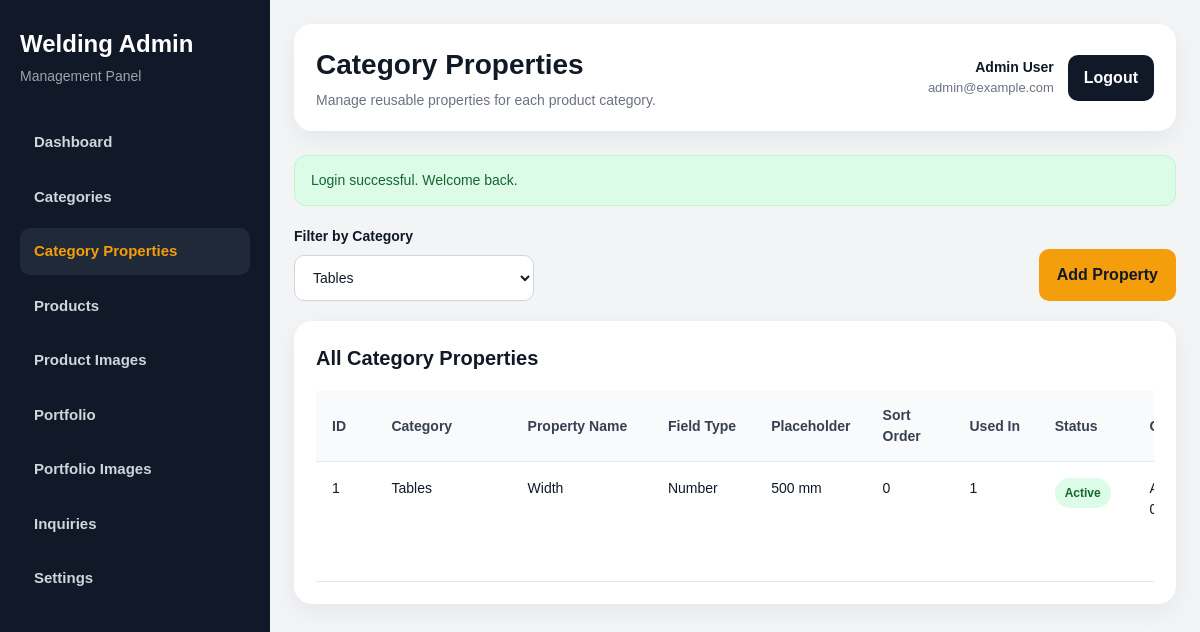
The page /admin/category-properties/index.php?category_id=2 (signed in) on the database its author committed.
### tables this page shows
CREATE TABLE `category_properties` (
  `id` int NOT NULL,
  `category_id` int NOT NULL,
  `property_name` varchar(150) NOT NULL,
  `field_type` varchar(50) DEFAULT 'text',
  `placeholder` varchar(255) DEFAULT NULL,
  `sort_order` int DEFAULT '0',
  `status` tinyint(1) DEFAULT '1',
  `created_at` timestamp NULL DEFAULT CURRENT_TIMESTAMP
);

CREATE TABLE `categories` (
  `id` int NOT NULL,
  `name` varchar(150) NOT NULL,
  `slug` varchar(180) NOT NULL,
  `description` text,
  `status` tinyint(1) DEFAULT '1',
  `created_at` timestamp NULL DEFAULT CURRENT_TIMESTAMP
);

### includes/functions.php (called while the page is built, shortened)
<?php
function e($value): string
{
    return htmlspecialchars((string)($value ?? ''), ENT_QUOTES, 'UTF-8');
}
function get_flash(string $key): ?string
{
    if (!isset($_SESSION['flash'][$key])) {
        return null;
    }
    $message = $_SESSION['flash'][$key];
    return $message;
}

### admin/includes/auth.php (called while the page is built, shortened)
<?php
require_once __DIR__ . '/../../includes/db.php';
require_once __DIR__ . '/../../includes/functions.php';
$stmt = $pdo->prepare("SELECT id, full_name, email, created_at FROM admins WHERE id = ? LIMIT 1");
$stmt->execute([$_SESSION['admin_id']]);
$admin = $stmt->fetch();

### admin/category-properties/index.php (the view, shortened to what this page needs)
<?php
require_once __DIR__ . '/../includes/auth.php';
$pageHeading = 'Category Properties';
$pageSubheading = 'Manage reusable properties for each product category.';
$successMessage = get_flash('success');
$selectedCategoryId = isset($_GET['category_id']) ? (int) $_GET['category_id'] : 0;
$categoriesStmt = $pdo->query("SELECT id, name FROM categories ORDER BY name ASC");
$categories = $categoriesStmt->fetchAll();
$sql = "
    SELECT cp.*, c.name AS category_name,
           (
               SELECT COUNT(*)
               FROM product_property_values ppv
               WHERE ppv.category_property_id = cp.id
           ) AS usage_count
    FROM category_properties cp
    INNER JOIN categories c ON c.id = cp.category_id
";
$params = [];
if ($selectedCategoryId > 0) {
    $sql .= " WHERE cp.category_id = ? ";
    $params[] = $selectedCategoryId;
}
$sql .= " ORDER BY c.name ASC, cp.sort_order ASC, cp.id DESC ";
$stmt = $pdo->prepare($sql);
$stmt->execute($params);
$properties = $stmt->fetchAll();
require_once __DIR__ . '/../includes/header.php';
?>
<div class="admin-layout">
    <?php require_once __DIR__ . '/../includes/sidebar.php'; ?>
    <main class="admin-main">
        <?php require_once __DIR__ . '/../includes/topbar.php'; ?>
        <?php if ($successMessage): ?>
            <div class="alert alert-success"><?php echo e($successMessage); ?></div>
        <?php endif; ?>
        <div class="page-toolbar">
            <form method="GET" action="" class="filter-form">
                <div class="filter-group">
                    <label for="category_id">Filter by Category</label>
                    <select name="category_id" id="category_id" onchange="this.form.submit()">
                        <?php foreach ($categories as $category): ?>
                            <option value="<?php echo (int)$category['id']; ?>" <?php echo $selectedCategoryId === (int)$category['id'] ? 'selected' : ''; ?>>
                                <?php echo e($category['name']); ?>
                            </option>
                        <?php endforeach; ?>
                    </select>
                </div>
            </form>
            <a href="<?php echo ADMIN_URL; ?>category-properties/create.php" class="btn btn-primary">Add Property</a>
        </div>
        <section class="content-card">
            <div class="content-card-header">
                <h3>All Category Properties</h3>
            </div>
            <?php if (!empty($properties)): ?>
                <div class="table-wrap">
                    <table class="admin-table">
                        <thead>
                            <tr>
                                <th width="70">ID</th>
                                <th width="170">Category</th>
                                <th width="180">Property Name</th>
                                <th width="120">Field Type</th>
                                <th>Placeholder</th>
                                <th width="100">Sort Order</th>
                                <th width="100">Used In</th>
                                <th width="100">Status</th>
                                <th width="180">Created</th>
                            </tr>
                        </thead>
                        <tbody>
                            <?php foreach ($properties as $property): ?>
                                <tr>
                                    <td><?php echo e($property['id']); ?></td>
                                    <td><?php echo e($property['category_name']); ?></td>
                                    <td><?php echo e($property['property_name']); ?></td>
                                    <td><?php echo e(ucfirst($property['field_type'])); ?></td>
                                    <td><?php echo e($property['placeholder'] ?: '-'); ?></td>
                                    <td><?php echo e($property['sort_order']); ?></td>
                                    <td><?php echo e($property['usage_count']); ?></td>
                                    <td>
                                        <?php if ((int)$property['status'] === 1): ?>
                                            <span class="status-badge active">Active</span>
                                        <?php else: ?>
                                            <span class="status-badge inactive">Inactive</span>
                                        <?php endif; ?>
                                    </td>
                                    <td><?php echo e(format_datetime($property['created_at'])); ?></td>
                                </tr>
                            <?php endforeach; ?>
                        </tbody>
                    </table>
                </div>
            <?php else: ?>
                <div class="empty-state">
                    <p>No category properties found yet.</p>
                </div>
            <?php endif; ?>
        </section>
    </main>
</div>
<?php require_once __DIR__ . '/../includes/footer.php'; ?>

### admin/includes/topbar.php (shortened to what this page needs)
<header class="admin-topbar">
    <div class="topbar-left">
        <div class="topbar-left-text">
            <h1><?php echo e($pageHeading ?? 'Dashboard'); ?></h1>
            <p><?php echo e($pageSubheading ?? 'Welcome to the admin panel.'); ?></p>
        </div>
    </div>
    <div class="topbar-right">
        <div class="admin-user-box">
            <span class="admin-user-name"><?php echo e($admin['full_name']); ?></span>
            <span class="admin-user-email"><?php echo e($admin['email']); ?></span>
        </div>
        <a class="logout-btn" href="<?php echo ADMIN_URL; ?>logout.php">Logout</a>
    </div>
</header>

### assets/css/admin/shared.css (style rules this page uses)
* { box-sizing: border-box; margin: 0; padding: 0; }
html, body { min-height: 100%; }
body { font-family: Arial, sans-serif; background: #f3f4f6; color: #111827; line-height: 1.5; overflow-x: hidden; }
a { text-decoration: none; }
.alert { padding: 14px 16px; border-radius: 12px; margin-bottom: 20px; font-size: 14px; }
.alert-success { background: #dcfce7; color: #166534; border: 1px solid #bbf7d0; }
.btn { display: inline-flex; align-items: center; justify-content: center; border: none; border-radius: 10px; cursor: pointer; text-decoration: none; font-weight: 700; transition: 0.2s ease; }
.btn-primary { background: #f59e0b; color: #111827; padding: 14px 18px; }
.admin-layout { display: flex; min-height: 100vh; }
.admin-main { flex: 1; min-width: 0; padding: 24px; overflow: visible; }
.admin-topbar { display: flex; justify-content: space-between; align-items: center; gap: 20px; margin-bottom: 24px; background: #ffffff; border-radius: 18px; padding: 20px 22px; box-shadow: 0 8px 24px rgba(17, 24, 39, 0.06); position: sticky; top: 24px; z-index: 100; }
.topbar-left { display: flex; align-items: center; gap: 14px; }
.topbar-left-text h1 { font-size: 28px; margin-bottom: 4px; }
.topbar-left-text p { color: #6b7280; font-size: 14px; }
.topbar-right { display: flex; align-items: center; gap: 14px; }
.admin-user-box { display: flex; flex-direction: column; text-align: right; }
.admin-user-name { font-weight: 700; font-size: 14px; }
.admin-user-email { color: #6b7280; font-size: 13px; }
.logout-btn { display: inline-flex; align-items: center; justify-content: center; background: #111827; color: #ffffff; padding: 11px 16px; border-radius: 10px; font-weight: 700; transition: 0.2s ease; }

### assets/css/admin/category-properties.css (style rules this page uses)
.page-toolbar { display: flex; justify-content: space-between; align-items: end; gap: 16px; margin-bottom: 20px; flex-wrap: wrap; }
.filter-form { display: flex; flex-wrap: wrap; gap: 14px; }
.filter-group { min-width: 240px; }
.filter-group label { display: block; margin-bottom: 8px; font-size: 14px; font-weight: 700; }
.filter-group select { width: 100%; padding: 13px 14px; border: 1px solid #d1d5db; border-radius: 10px; outline: none; font-size: 14px; background: #ffffff; color: #111827; }
.content-card { background: #ffffff; border-radius: 18px; padding: 22px; box-shadow: 0 8px 24px rgba(17, 24, 39, 0.06); }
.content-card-header { margin-bottom: 18px; }
.content-card-header h3 { font-size: 20px; color: #111827; }
.table-wrap { width: 100%; overflow-x: auto; }
.admin-table { width: 100%; min-width: 1100px; border-collapse: collapse; }
.admin-table thead th { background: #f9fafb; color: #374151; text-align: left; padding: 14px 16px; font-size: 14px; border-bottom: 1px solid #e5e7eb; }
.admin-table tbody td { padding: 16px; font-size: 14px; border-bottom: 1px solid #e5e7eb; vertical-align: top; }
.status-badge { display: inline-flex; align-items: center; justify-content: center; padding: 6px 10px; border-radius: 999px; font-size: 12px; font-weight: 700; }
.status-badge.active { background: #dcfce7; color: #166534; }

### rows shown on the page
category_properties: id "1", category.name "Tables", property_name "Width", field_type "Number", placeholder "500 mm", sort_order "0", usage_count "1", status "Active"

### other values the page prints
$pageHeading "Category Properties"
$pageSubheading "Manage reusable properties for each product category."
$admin['full_name'] "Admin User"
$admin['email'] "admin@example.com"
$successMessage "Login successful. Welcome back."
form field category_id "Tables"
